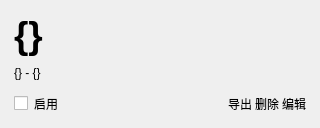
<?xml version="1.0" encoding="UTF-8"?>
<ui version="4.0">
 <class>CountdownCard</class>
 <widget class="QWidget" name="CountdownCard">
  <property name="geometry">
   <rect>
    <x>0</x>
    <y>0</y>
    <width>320</width>
    <height>128</height>
   </rect>
  </property>
  <property name="windowTitle">
   <string>Form</string>
  </property>
  <layout class="QVBoxLayout" name="verticalLayout">
   <property name="spacing">
    <number>0</number>
   </property>
   <property name="leftMargin">
    <number>5</number>
   </property>
   <property name="topMargin">
    <number>5</number>
   </property>
   <property name="rightMargin">
    <number>5</number>
   </property>
   <property name="bottomMargin">
    <number>5</number>
   </property>
   <item>
    <widget class="QWidget" name="widget" native="true">
     <property name="styleSheet">
      <string notr="true">border-radius: 7px;</string>
     </property>
     <layout class="QVBoxLayout" name="verticalLayout_2">
      <property name="spacing">
       <number>2</number>
      </property>
      <property name="leftMargin">
       <number>9</number>
      </property>
      <property name="topMargin">
       <number>9</number>
      </property>
      <property name="rightMargin">
       <number>9</number>
      </property>
      <property name="bottomMargin">
       <number>9</number>
      </property>
      <item>
       <widget class="QLabel" name="lb_title">
        <property name="text">
         <string>&lt;html&gt;&lt;head/&gt;&lt;body&gt;&lt;p&gt;&lt;span style=&quot; font-size:28pt; font-weight:700;&quot;&gt;{}&lt;/span&gt;&lt;/p&gt;&lt;/body&gt;&lt;/html&gt;</string>
        </property>
        <property name="scaledContents">
         <bool>false</bool>
        </property>
       </widget>
      </item>
      <item>
       <widget class="QLabel" name="lb_time">
        <property name="text">
         <string>{} - {}</string>
        </property>
       </widget>
      </item>
      <item>
       <widget class="Line" name="line">
        <property name="orientation">
         <enum>Qt::Horizontal</enum>
        </property>
       </widget>
      </item>
      <item>
       <layout class="QHBoxLayout" name="horizontalLayout">
        <property name="spacing">
         <number>3</number>
        </property>
        <item>
         <widget class="QCheckBox" name="cb_enabled">
          <property name="text">
           <string>启用</string>
          </property>
         </widget>
        </item>
        <item>
         <spacer name="horizontalSpacer">
          <property name="orientation">
           <enum>Qt::Horizontal</enum>
          </property>
          <property name="sizeHint" stdset="0">
           <size>
            <width>40</width>
            <height>20</height>
           </size>
          </property>
         </spacer>
        </item>
        <item>
         <widget class="QPushButton" name="btn_export">
          <property name="sizePolicy">
           <sizepolicy hsizetype="Minimum" vsizetype="Fixed">
            <horstretch>0</horstretch>
            <verstretch>0</verstretch>
           </sizepolicy>
          </property>
          <property name="text">
           <string>导出</string>
          </property>
          <property name="flat">
           <bool>true</bool>
          </property>
         </widget>
        </item>
        <item>
         <widget class="QPushButton" name="btn_del">
          <property name="text">
           <string>删除</string>
          </property>
          <property name="flat">
           <bool>true</bool>
          </property>
         </widget>
        </item>
        <item>
         <widget class="QPushButton" name="btn_edit">
          <property name="text">
           <string>编辑</string>
          </property>
          <property name="flat">
           <bool>true</bool>
          </property>
         </widget>
        </item>
       </layout>
      </item>
     </layout>
    </widget>
   </item>
  </layout>
 </widget>
 <resources/>
 <connections/>
</ui>
